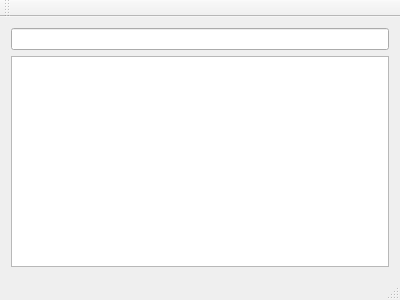
<?xml version="1.0" encoding="UTF-8"?>
<ui version="4.0">
 <class>MainWindow</class>
 <widget class="QMainWindow" name="MainWindow">
  <property name="geometry">
   <rect>
    <x>0</x>
    <y>0</y>
    <width>400</width>
    <height>300</height>
   </rect>
  </property>
  <property name="windowTitle">
   <string>MainWindow</string>
  </property>
  <widget class="QWidget" name="centralWidget">
   <layout class="QVBoxLayout" name="verticalLayout">
    <item>
     <widget class="QLineEdit" name="lineEdit"/>
    </item>
    <item>
     <widget class="QTextEdit" name="textEdit"/>
    </item>
   </layout>
  </widget>
  <widget class="QMenuBar" name="menuBar">
   <property name="geometry">
    <rect>
     <x>0</x>
     <y>0</y>
     <width>400</width>
     <height>19</height>
    </rect>
   </property>
  </widget>
  <widget class="QToolBar" name="mainToolBar">
   <attribute name="toolBarArea">
    <enum>TopToolBarArea</enum>
   </attribute>
   <attribute name="toolBarBreak">
    <bool>false</bool>
   </attribute>
  </widget>
  <widget class="QStatusBar" name="statusBar"/>
 </widget>
 <layoutdefault spacing="6" margin="11"/>
 <resources/>
 <connections/>
</ui>
